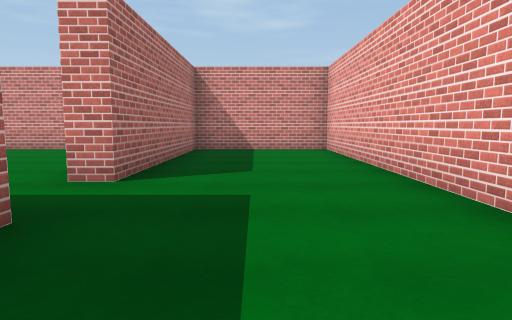
View 1 (above)

17 first-person views from a walk through a scene from a Unity 3-D project. The camera is 1.2 m above the floor, tilts 6° down and sees 75° across. The floor is counted in squares, 2 m on a side. Each view is taken from the middle of a square. On the plan, view 1 faces up. The plan holds only what a view shows up to about 10 squares ahead; the rest is blank. The place goes on beyond the plan. The player character is not drawn. Some animated figures are left out. Surface patterns are stand-ins for the level's own textures.

View 2
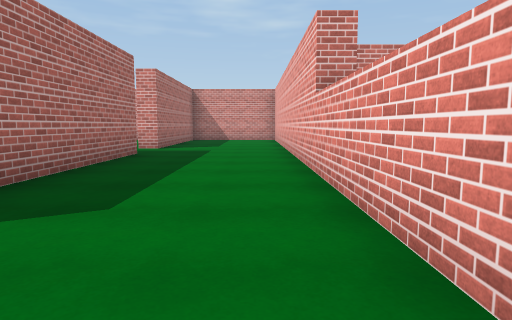

View 3
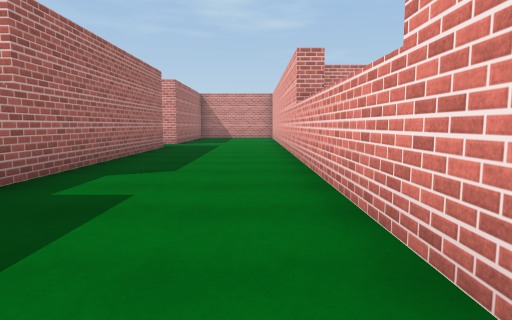

View 4
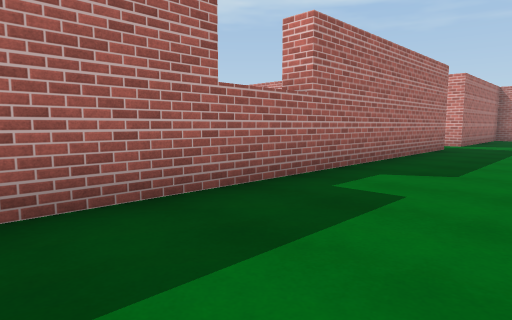

View 5
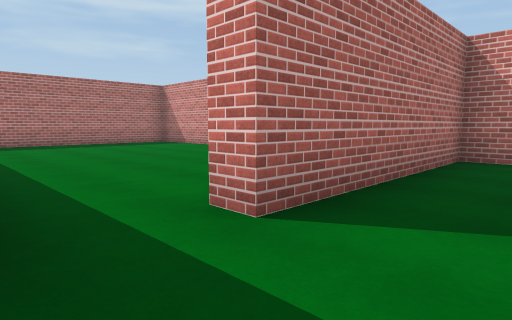

View 6
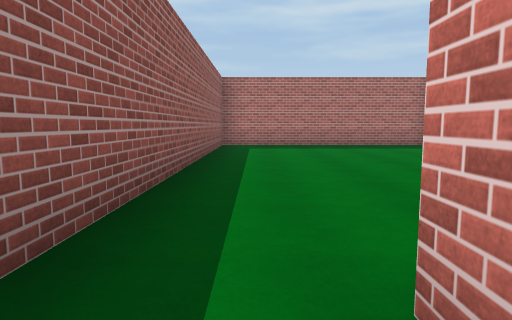

View 7
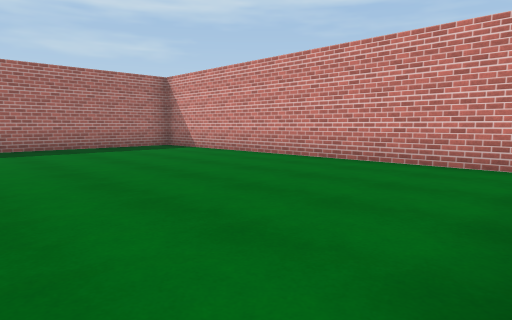

View 8
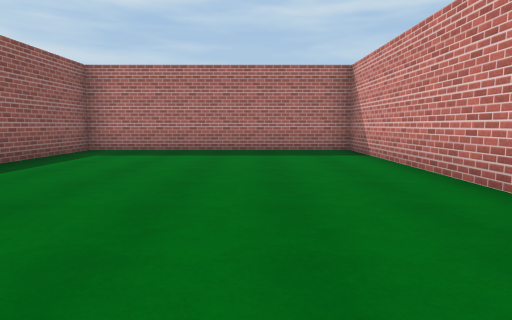

View 9
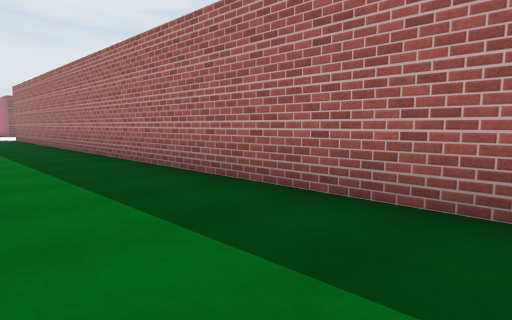

View 10
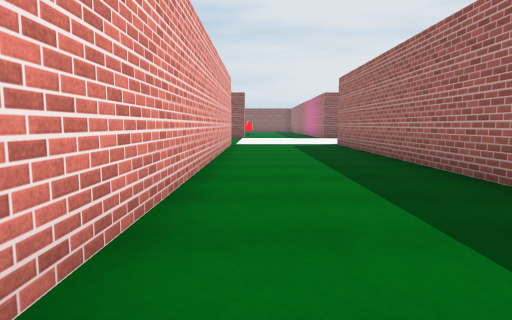

View 11
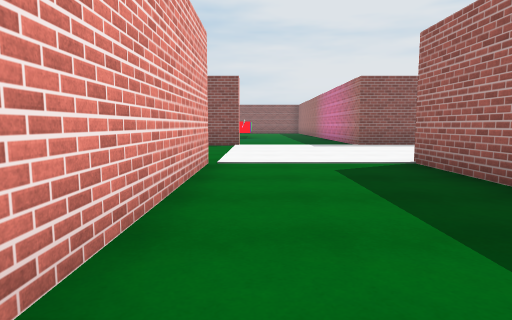

View 12
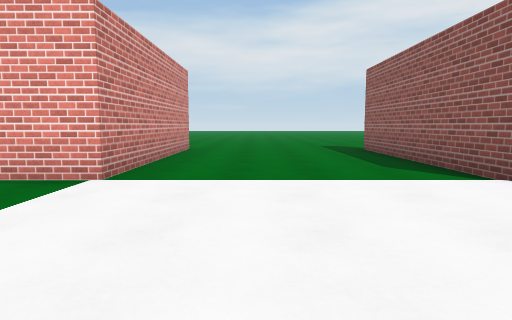

View 13
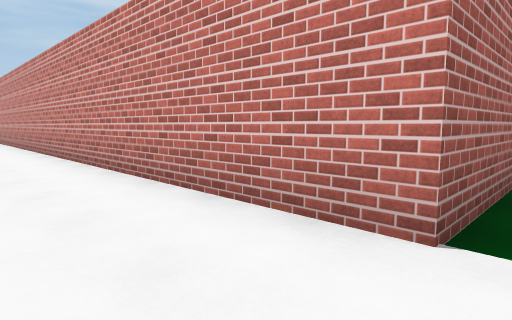

View 14
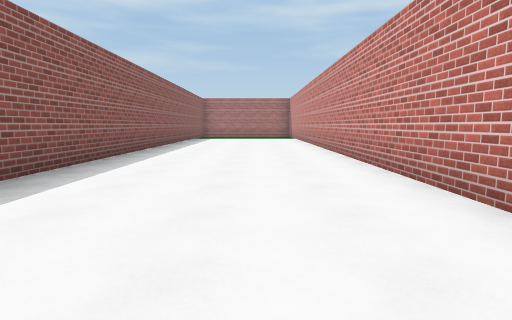

View 15
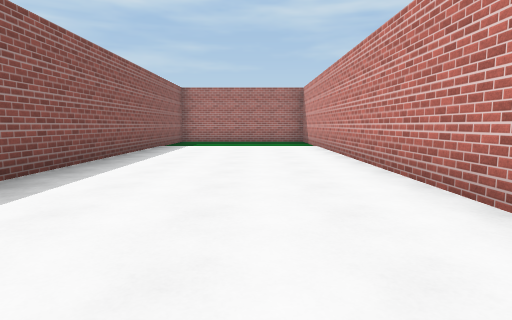

View 16
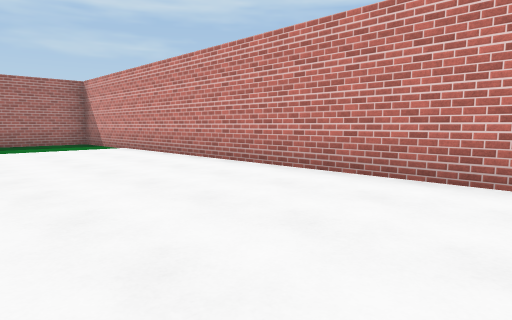

View 17
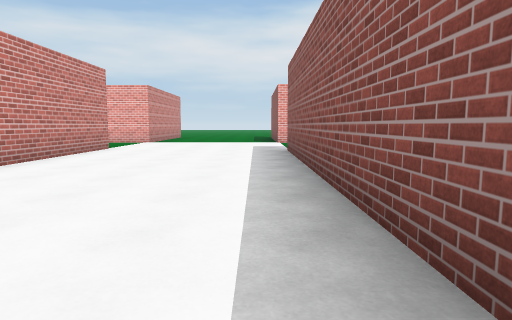

### Floor plan
Points are (right, up) in squares from view 1. A wall is a line through its corners. A room is listed if a view was taken in it or the views show most of it. See-through windows are left out.
Room 1 (views 1, 2, 3, 4, 5, 6, 7, 9, 10, 11, 12, 13, 14, 15, 16, 17)
walls: (6.5, -20.2) (1.8, -20.2) (1.8, -10.9); (1.8, -6.1) (1.8, 8.3) (-1.5, 8.3) (-1.5, 3.5) (-2, 3.5); (1.5, -24.8) (6.5, -24.8); (-1.5, 2.1) (-1.5, -20.2) (-20.5, -20.2); (-19.1, -24.8) (-2, -24.8)
ways out: opening at (-2, 3) to room 2
Room 2 (view 8)
walls: (-2.6, 8.3) (-11, 8.3) (-11, 2) (-2.2, 2)
ways out: opening at (-2, 3) to room 1

Where each view was taken, in squares from view 1:
view 1: 0 up, 0 right, facing up
view 2: 5 down, 1 right, facing up
view 3: 7 down, 1 right, facing up
view 4: 7 down, 1 right, facing up-left
view 5: 2 up, 0 right, facing up-left
view 6: 3 up, 1 left, facing left
view 7: 3 up, 2 left, facing up-left
view 8: 6 up, 3 left, facing left
view 9: 5 down, 1 right, facing down-left
view 10: 10 down, 1 right, facing down
view 11: 15 down, 1 right, facing down
view 12: 22 down, 2 left, facing right
view 13: 22 down, 1 left, facing up-left
view 14: 22 down, 4 left, facing left
view 15: 22 down, 9 left, facing left
view 16: 24 down, 10 left, facing up-left
view 17: 24 down, 10 left, facing right
